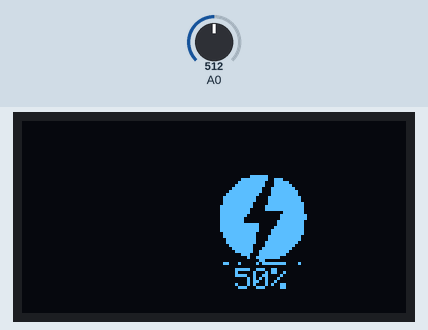
Bench run of a sketch on a simulated Arduino Uno, built with avr-gcc and run on an emulated ATmega328P. Parts: 128×64 one-colour display. The test bench sets the inputs (shaded band); at power-on: A0 = 512. What the sketch prints to the serial monitor is not drawn.

Above: at 2.28 s.
2.3 s: A0 set to 716
At 2.43 s:
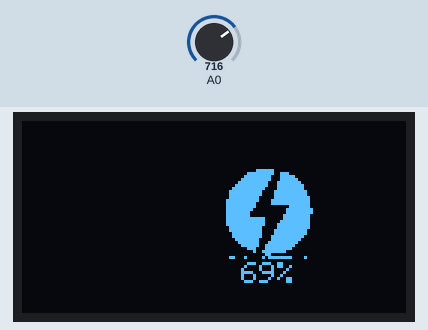
4.0 s: A0 set to 900
At 4.09 s:
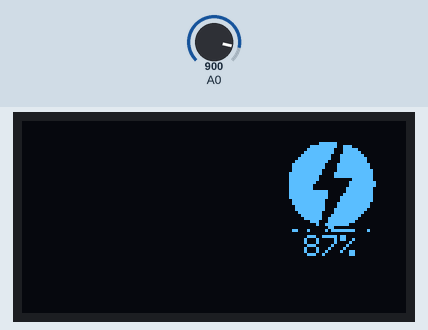
5.5 s: A0 set to 1023
At 5.59 s:
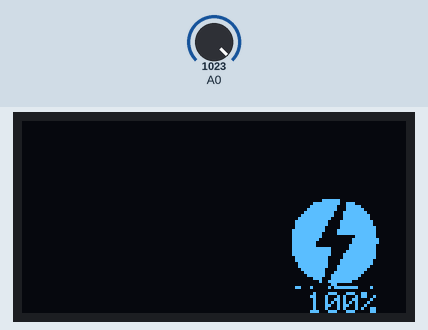

The sketch:

PONG_GAME.ino
```cpp
#include <Wire.h>
#include <Adafruit_GFX.h>
#include <Adafruit_SSD1306.h>

#define SCREEN_WIDTH 128
#define SCREEN_HEIGHT 64
#define OLED_RESET -1

Adafruit_SSD1306 display(128, 64, &Wire, OLED_RESET);

const unsigned char THUNDER[] PROGMEM = {
  0x00, 0x00, 0x00, 0x00, 0x00, 0x1f, 0x80, 0x00, 0x00, 0xff, 0x9c, 0x00, 0x01, 0xff, 0x1f, 0x00,
  0x03, 0xff, 0x1f, 0x80, 0x07, 0xfe, 0x3f, 0xc0, 0x0f, 0xfe, 0x3f, 0xe0, 0x1f, 0xfc, 0x3f, 0xe0,
  0x3f, 0xf8, 0x7f, 0xf0, 0x3f, 0xf8, 0x7f, 0xf0, 0x3f, 0xf0, 0x7f, 0xf8, 0x7f, 0xf0, 0xff, 0xf8,
  0x7f, 0xe0, 0xff, 0xf8, 0x7f, 0xe0, 0x03, 0xf8, 0x7f, 0xc0, 0x07, 0xfc, 0x7f, 0x80, 0x07, 0xfc,
  0x7f, 0x80, 0x0f, 0xf8, 0x7f, 0xfc, 0x0f, 0xf8, 0x7f, 0xfc, 0x1f, 0xf8, 0x7f, 0xfc, 0x3f, 0xf8,
  0x3f, 0xf8, 0x3f, 0xf8, 0x3f, 0xf8, 0x7f, 0xf0, 0x1f, 0xf8, 0x7f, 0xf0, 0x1f, 0xf8, 0xff, 0xe0,
  0x0f, 0xf0, 0xff, 0xc0, 0x07, 0xf1, 0xff, 0x80, 0x03, 0xf3, 0xff, 0x00, 0x00, 0xe3, 0xfe, 0x00,
  0x00, 0x27, 0xf8, 0x00, 0x00, 0x03, 0x00, 0x00
};

const int thunderSize = 31; // Size of the thunder image
const int thunderColor = SSD1306_WHITE;

// Ball parameters
int ballX = SCREEN_WIDTH / 2;   // Initial x position of the ball
int ballY = SCREEN_HEIGHT / 2;  // Initial y position of the ball
int dx = 1;       // Movement increment for x
int dy = 1;       // Movement increment for y

void setup() {
  Serial.begin(9600);
  Serial.println("OLED begun");

  if (!display.begin(SSD1306_SWITCHCAPVCC, 0x3C)) {
    Serial.println(F("SSD1306 allocation failed"));
    for (;;);
  }

  display.clearDisplay();
  display.display();
  delay(1000);

  Serial.println("IO test");
}

void drawThunder(int x, int y) {
  display.drawBitmap(x, y, THUNDER, thunderSize, thunderSize, thunderColor);
}

void loop() {
  display.clearDisplay();

  // Update the position of the ball
  ballX += dx;
  ballY += dy;

  // Reverse direction if hitting the display edges
  if (ballX <= thunderSize / 2 || ballX >= SCREEN_WIDTH - thunderSize / 2) {
    dx = -dx;
  }
  if (ballY <= thunderSize / 2 || ballY >= SCREEN_HEIGHT - thunderSize / 1.25) {
    dy = -dy;
  }

  // Draw thunder at its current position
  drawThunder(ballX - thunderSize / 2, ballY - thunderSize / 2);

  // Read battery level from A0 pin
  int batteryLevel = analogRead(A0);
  // Calculate battery percentage
  int batteryPercent = map(batteryLevel, 0, 1023, 0, 100);

  display.setCursor(ballX - 9, ballY + thunderSize / 2 + 2);
  display.setTextSize(1);
  display.setTextColor(SSD1306_WHITE);
  display.print("");
  display.print(batteryPercent);
  display.println("%");

  // Send the buffer to the display
  display.display();

  delay(50);
}
```
